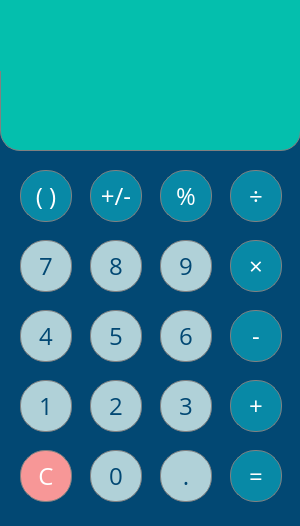
<?xml version="1.0" encoding="UTF-8"?>
<ui version="4.0">
 <class>MainWindow</class>
 <widget class="QMainWindow" name="MainWindow">
  <property name="geometry">
   <rect>
    <x>0</x>
    <y>0</y>
    <width>300</width>
    <height>526</height>
   </rect>
  </property>
  <property name="font">
   <font>
    <pointsize>20</pointsize>
   </font>
  </property>
  <property name="windowTitle">
   <string>MainWindow</string>
  </property>
  <property name="styleSheet">
   <string notr="true">QWidget {
 background-color: #024873;
}</string>
  </property>
  <widget class="QWidget" name="centralwidget">
   <widget class="QLabel" name="result_show">
    <property name="geometry">
     <rect>
      <x>0</x>
      <y>40</y>
      <width>301</width>
      <height>111</height>
     </rect>
    </property>
    <property name="font">
     <font>
      <pointsize>26</pointsize>
      <weight>50</weight>
      <bold>false</bold>
     </font>
    </property>
    <property name="styleSheet">
     <string notr="true">QLabel {
  qproperty-alignment: 'AlignVCenter | AlignRight';
  background-color: #04BFAD;
  color:#FFFFFF; 
  border: 1px solid gray;
  border-radius: 20px;
}</string>
    </property>
    <property name="text">
     <string/>
    </property>
   </widget>
   <widget class="QPushButton" name="pushButton_in">
    <property name="geometry">
     <rect>
      <x>20</x>
      <y>170</y>
      <width>52</width>
      <height>52</height>
     </rect>
    </property>
    <property name="font">
     <font>
      <family>Open Sans</family>
      <pointsize>18</pointsize>
      <weight>50</weight>
      <bold>false</bold>
     </font>
    </property>
    <property name="styleSheet">
     <string notr="true">QPushButton {
	color: white;
   border: 1px solid gray;
   background-color: #0889A6;
   border-radius:25px;
   max-width:50px;
   max-height:50px;
   min-width:50px;
  min-height:50px;

}
QPushButton:pressed {
    background-color: #F7E425;
}</string>
    </property>
    <property name="text">
     <string>( )</string>
    </property>
   </widget>
   <widget class="QPushButton" name="pushButton_change">
    <property name="geometry">
     <rect>
      <x>90</x>
      <y>170</y>
      <width>52</width>
      <height>52</height>
     </rect>
    </property>
    <property name="font">
     <font>
      <family>Open Sans</family>
      <pointsize>18</pointsize>
      <weight>50</weight>
      <bold>false</bold>
     </font>
    </property>
    <property name="styleSheet">
     <string notr="true">QPushButton {
	color: white;
   border: 1px solid gray;
   background-color: #0889A6;
   border-radius:25px;
   max-width:50px;
   max-height:50px;
   min-width:50px;
  min-height:50px;

}
QPushButton:pressed {
    background-color: #F7E425;
}</string>
    </property>
    <property name="text">
     <string>+/-</string>
    </property>
   </widget>
   <widget class="QPushButton" name="pushButton_percent">
    <property name="geometry">
     <rect>
      <x>160</x>
      <y>170</y>
      <width>52</width>
      <height>52</height>
     </rect>
    </property>
    <property name="font">
     <font>
      <family>Open Sans</family>
      <pointsize>18</pointsize>
      <weight>50</weight>
      <bold>false</bold>
     </font>
    </property>
    <property name="styleSheet">
     <string notr="true">QPushButton {
	color: white;
   border: 1px solid gray;
   background-color: #0889A6;
   border-radius:25px;
   max-width:50px;
   max-height:50px;
   min-width:50px;
  min-height:50px;

}
QPushButton:pressed {
    background-color: #F7E425;
}</string>
    </property>
    <property name="text">
     <string>%</string>
    </property>
   </widget>
   <widget class="QPushButton" name="pushButton_division">
    <property name="geometry">
     <rect>
      <x>230</x>
      <y>170</y>
      <width>52</width>
      <height>52</height>
     </rect>
    </property>
    <property name="font">
     <font>
      <family>Open Sans</family>
      <pointsize>18</pointsize>
      <weight>50</weight>
      <bold>false</bold>
     </font>
    </property>
    <property name="styleSheet">
     <string notr="true">QPushButton {
	color: white;
   border: 1px solid gray;
   background-color: #0889A6;
   border-radius:25px;
   max-width:50px;
   max-height:50px;
   min-width:50px;
  min-height:50px;

}
QPushButton:pressed {
    background-color: #F7E425;
}</string>
    </property>
    <property name="text">
     <string>÷</string>
    </property>
   </widget>
   <widget class="QPushButton" name="pushButton_mult">
    <property name="geometry">
     <rect>
      <x>230</x>
      <y>240</y>
      <width>52</width>
      <height>52</height>
     </rect>
    </property>
    <property name="font">
     <font>
      <family>Open Sans</family>
      <pointsize>18</pointsize>
      <weight>50</weight>
      <bold>false</bold>
     </font>
    </property>
    <property name="styleSheet">
     <string notr="true">QPushButton {
	color: white;
   border: 1px solid gray;
   background-color: #0889A6;
   border-radius:25px;
   max-width:50px;
   max-height:50px;
   min-width:50px;
  min-height:50px;

}
QPushButton:pressed {
    background-color: #F7E425;
}</string>
    </property>
    <property name="text">
     <string>×</string>
    </property>
   </widget>
   <widget class="QPushButton" name="pushButton_8">
    <property name="geometry">
     <rect>
      <x>90</x>
      <y>240</y>
      <width>52</width>
      <height>52</height>
     </rect>
    </property>
    <property name="font">
     <font>
      <family>Open Sans</family>
      <pointsize>18</pointsize>
      <weight>50</weight>
      <bold>false</bold>
     </font>
    </property>
    <property name="styleSheet">
     <string notr="true">QPushButton {
   color: #024873;
   border: 1px solid gray;
   background-color: #B0D1D8;
   border-radius:25px;
   max-width:50px;
   max-height:50px;
   min-width:50px;
  min-height:50px;

}
QPushButton:pressed {
    background-color: qlineargradient(x1: 0, y1: 0, x2: 0, y2: 1,
                                      stop: 0 #04BFAD, stop: 1 #04BFAD);
}</string>
    </property>
    <property name="text">
     <string>8</string>
    </property>
   </widget>
   <widget class="QPushButton" name="pushButton_7">
    <property name="geometry">
     <rect>
      <x>20</x>
      <y>240</y>
      <width>52</width>
      <height>52</height>
     </rect>
    </property>
    <property name="font">
     <font>
      <family>Open Sans</family>
      <pointsize>18</pointsize>
      <weight>50</weight>
      <bold>false</bold>
     </font>
    </property>
    <property name="styleSheet">
     <string notr="true">QPushButton {
   color: #024873;
   border: 1px solid gray;
   background-color: #B0D1D8;
   border-radius:25px;
   max-width:50px;
   max-height:50px;
   min-width:50px;
  min-height:50px;

}
QPushButton:pressed {
    background-color: qlineargradient(x1: 0, y1: 0, x2: 0, y2: 1,
                                      stop: 0 #04BFAD, stop: 1 #04BFAD);
}</string>
    </property>
    <property name="text">
     <string>7</string>
    </property>
   </widget>
   <widget class="QPushButton" name="pushButton_9">
    <property name="geometry">
     <rect>
      <x>160</x>
      <y>240</y>
      <width>52</width>
      <height>52</height>
     </rect>
    </property>
    <property name="font">
     <font>
      <family>Open Sans</family>
      <pointsize>18</pointsize>
      <weight>50</weight>
      <bold>false</bold>
     </font>
    </property>
    <property name="styleSheet">
     <string notr="true">QPushButton {
   color: #024873;
   border: 1px solid gray;
   background-color: #B0D1D8;
   border-radius:25px;
   max-width:50px;
   max-height:50px;
   min-width:50px;
  min-height:50px;

}
QPushButton:pressed {
    background-color: qlineargradient(x1: 0, y1: 0, x2: 0, y2: 1,
                                      stop: 0 #04BFAD, stop: 1 #04BFAD);
}</string>
    </property>
    <property name="text">
     <string>9</string>
    </property>
   </widget>
   <widget class="QPushButton" name="pushButton_sub">
    <property name="geometry">
     <rect>
      <x>230</x>
      <y>310</y>
      <width>52</width>
      <height>52</height>
     </rect>
    </property>
    <property name="font">
     <font>
      <family>Open Sans</family>
      <pointsize>18</pointsize>
      <weight>50</weight>
      <bold>false</bold>
     </font>
    </property>
    <property name="styleSheet">
     <string notr="true">QPushButton {
	color: white;
   border: 1px solid gray;
   background-color: #0889A6;
   border-radius:25px;
   max-width:50px;
   max-height:50px;
   min-width:50px;
  min-height:50px;

}
QPushButton:pressed {
    background-color: #F7E425;
}</string>
    </property>
    <property name="text">
     <string>-</string>
    </property>
   </widget>
   <widget class="QPushButton" name="pushButton_5">
    <property name="geometry">
     <rect>
      <x>90</x>
      <y>310</y>
      <width>52</width>
      <height>52</height>
     </rect>
    </property>
    <property name="font">
     <font>
      <family>Open Sans</family>
      <pointsize>18</pointsize>
      <weight>50</weight>
      <bold>false</bold>
     </font>
    </property>
    <property name="styleSheet">
     <string notr="true">QPushButton {
   color: #024873;
   border: 1px solid gray;
   background-color: #B0D1D8;
   border-radius:25px;
   max-width:50px;
   max-height:50px;
   min-width:50px;
  min-height:50px;

}
QPushButton:pressed {
    background-color: qlineargradient(x1: 0, y1: 0, x2: 0, y2: 1,
                                      stop: 0 #04BFAD, stop: 1 #04BFAD);
}</string>
    </property>
    <property name="text">
     <string>5</string>
    </property>
   </widget>
   <widget class="QPushButton" name="pushButton_4">
    <property name="geometry">
     <rect>
      <x>20</x>
      <y>310</y>
      <width>52</width>
      <height>52</height>
     </rect>
    </property>
    <property name="font">
     <font>
      <family>Open Sans</family>
      <pointsize>18</pointsize>
      <weight>50</weight>
      <bold>false</bold>
     </font>
    </property>
    <property name="styleSheet">
     <string notr="true">QPushButton {
   color: #024873;
   border: 1px solid gray;
   background-color: #B0D1D8;
   border-radius:25px;
   max-width:50px;
   max-height:50px;
   min-width:50px;
  min-height:50px;

}
QPushButton:pressed {
    background-color: qlineargradient(x1: 0, y1: 0, x2: 0, y2: 1,
                                      stop: 0 #04BFAD, stop: 1 #04BFAD);
}</string>
    </property>
    <property name="text">
     <string>4</string>
    </property>
   </widget>
   <widget class="QPushButton" name="pushButton_6">
    <property name="geometry">
     <rect>
      <x>160</x>
      <y>310</y>
      <width>52</width>
      <height>52</height>
     </rect>
    </property>
    <property name="font">
     <font>
      <family>Open Sans</family>
      <pointsize>18</pointsize>
      <weight>50</weight>
      <bold>false</bold>
     </font>
    </property>
    <property name="styleSheet">
     <string notr="true">QPushButton {
   color: #024873;
   border: 1px solid gray;
   background-color: #B0D1D8;
   border-radius:25px;
   max-width:50px;
   max-height:50px;
   min-width:50px;
  min-height:50px;

}
QPushButton:pressed {
    background-color: qlineargradient(x1: 0, y1: 0, x2: 0, y2: 1,
                                      stop: 0 #04BFAD, stop: 1 #04BFAD);
}</string>
    </property>
    <property name="text">
     <string>6</string>
    </property>
   </widget>
   <widget class="QPushButton" name="pushButton_add">
    <property name="geometry">
     <rect>
      <x>230</x>
      <y>380</y>
      <width>52</width>
      <height>52</height>
     </rect>
    </property>
    <property name="font">
     <font>
      <family>Open Sans</family>
      <pointsize>18</pointsize>
      <weight>50</weight>
      <bold>false</bold>
     </font>
    </property>
    <property name="styleSheet">
     <string notr="true">QPushButton {
	color: white;
   border: 1px solid gray;
   background-color: #0889A6;
   border-radius:25px;
   max-width:50px;
   max-height:50px;
   min-width:50px;
  min-height:50px;

}
QPushButton:pressed {
    background-color: #F7E425;
}</string>
    </property>
    <property name="text">
     <string>+</string>
    </property>
   </widget>
   <widget class="QPushButton" name="pushButton_2">
    <property name="geometry">
     <rect>
      <x>90</x>
      <y>380</y>
      <width>52</width>
      <height>52</height>
     </rect>
    </property>
    <property name="font">
     <font>
      <family>Open Sans</family>
      <pointsize>18</pointsize>
      <weight>50</weight>
      <bold>false</bold>
     </font>
    </property>
    <property name="styleSheet">
     <string notr="true">QPushButton {
   color: #024873;
   border: 1px solid gray;
   background-color: #B0D1D8;
   border-radius:25px;
   max-width:50px;
   max-height:50px;
   min-width:50px;
  min-height:50px;

}
QPushButton:pressed {
    background-color: qlineargradient(x1: 0, y1: 0, x2: 0, y2: 1,
                                      stop: 0 #04BFAD, stop: 1 #04BFAD);
}</string>
    </property>
    <property name="text">
     <string>2</string>
    </property>
   </widget>
   <widget class="QPushButton" name="pushButton_1">
    <property name="geometry">
     <rect>
      <x>20</x>
      <y>380</y>
      <width>52</width>
      <height>52</height>
     </rect>
    </property>
    <property name="font">
     <font>
      <family>Open Sans</family>
      <pointsize>18</pointsize>
      <weight>50</weight>
      <bold>false</bold>
     </font>
    </property>
    <property name="styleSheet">
     <string notr="true">QPushButton {
   color: #024873;
   border: 1px solid gray;
   background-color: #B0D1D8;
   border-radius:25px;
   max-width:50px;
   max-height:50px;
   min-width:50px;
  min-height:50px;

}
QPushButton:pressed {
    background-color: qlineargradient(x1: 0, y1: 0, x2: 0, y2: 1,
                                      stop: 0 #04BFAD, stop: 1 #04BFAD);
}</string>
    </property>
    <property name="text">
     <string>1</string>
    </property>
   </widget>
   <widget class="QPushButton" name="pushButton_3">
    <property name="geometry">
     <rect>
      <x>160</x>
      <y>380</y>
      <width>52</width>
      <height>52</height>
     </rect>
    </property>
    <property name="font">
     <font>
      <family>Open Sans</family>
      <pointsize>18</pointsize>
      <weight>50</weight>
      <bold>false</bold>
     </font>
    </property>
    <property name="styleSheet">
     <string notr="true">QPushButton {
   color: #024873;
   border: 1px solid gray;
   background-color: #B0D1D8;
   border-radius:25px;
   max-width:50px;
   max-height:50px;
   min-width:50px;
  min-height:50px;

}
QPushButton:pressed {
    background-color: qlineargradient(x1: 0, y1: 0, x2: 0, y2: 1,
                                      stop: 0 #04BFAD, stop: 1 #04BFAD);
}</string>
    </property>
    <property name="text">
     <string>3</string>
    </property>
   </widget>
   <widget class="QPushButton" name="pushButton_equal">
    <property name="geometry">
     <rect>
      <x>230</x>
      <y>450</y>
      <width>52</width>
      <height>52</height>
     </rect>
    </property>
    <property name="font">
     <font>
      <family>Open Sans</family>
      <pointsize>18</pointsize>
      <weight>50</weight>
      <bold>false</bold>
     </font>
    </property>
    <property name="styleSheet">
     <string notr="true">QPushButton {
	color: white;
   border: 1px solid gray;
   background-color: #0889A6;
   border-radius:25px;
   max-width:50px;
   max-height:50px;
   min-width:50px;
  min-height:50px;
}
QPushButton:pressed {
    background-color: #F7E425;
}</string>
    </property>
    <property name="text">
     <string>=</string>
    </property>
   </widget>
   <widget class="QPushButton" name="pushButton_0">
    <property name="geometry">
     <rect>
      <x>90</x>
      <y>450</y>
      <width>52</width>
      <height>52</height>
     </rect>
    </property>
    <property name="font">
     <font>
      <family>Open Sans</family>
      <pointsize>18</pointsize>
      <weight>50</weight>
      <bold>false</bold>
     </font>
    </property>
    <property name="styleSheet">
     <string notr="true">QPushButton {
   color: #024873;
   border: 1px solid gray;
   background-color: #B0D1D8;
   border-radius:25px;
   max-width:50px;
   max-height:50px;
   min-width:50px;
  min-height:50px;

}
QPushButton:pressed {
    background-color: qlineargradient(x1: 0, y1: 0, x2: 0, y2: 1,
                                      stop: 0 #04BFAD, stop: 1 #04BFAD);
}</string>
    </property>
    <property name="text">
     <string>0</string>
    </property>
   </widget>
   <widget class="QPushButton" name="pushButton_C">
    <property name="geometry">
     <rect>
      <x>20</x>
      <y>450</y>
      <width>52</width>
      <height>52</height>
     </rect>
    </property>
    <property name="font">
     <font>
      <family>Open Sans</family>
      <pointsize>18</pointsize>
      <weight>50</weight>
      <bold>false</bold>
     </font>
    </property>
    <property name="styleSheet">
     <string notr="true">QPushButton {
	color: white;
   border: 1px solid gray;
   background-color: #F79797;
   border-radius:25px;
   max-width:50px;
   max-height:50px;
   min-width:50px;
  min-height:50px;

}
QPushButton:pressed {
    background-color: #F25E5E;
}</string>
    </property>
    <property name="text">
     <string>C</string>
    </property>
   </widget>
   <widget class="QPushButton" name="pushButton_dot">
    <property name="geometry">
     <rect>
      <x>160</x>
      <y>450</y>
      <width>52</width>
      <height>52</height>
     </rect>
    </property>
    <property name="font">
     <font>
      <family>Open Sans</family>
      <pointsize>18</pointsize>
      <weight>50</weight>
      <bold>false</bold>
     </font>
    </property>
    <property name="styleSheet">
     <string notr="true">QPushButton {
   color: #024873;
   border: 1px solid gray;
   background-color: #B0D1D8;
   border-radius:25px;
   max-width:50px;
   max-height:50px;
   min-width:50px;
  min-height:50px;

}
QPushButton:pressed {
    background-color: qlineargradient(x1: 0, y1: 0, x2: 0, y2: 1,
                                      stop: 0 #04BFAD, stop: 1 #04BFAD);
}</string>
    </property>
    <property name="text">
     <string>.</string>
    </property>
   </widget>
   <widget class="QLabel" name="result_show_2">
    <property name="geometry">
     <rect>
      <x>0</x>
      <y>0</y>
      <width>301</width>
      <height>71</height>
     </rect>
    </property>
    <property name="font">
     <font>
      <pointsize>12</pointsize>
      <weight>50</weight>
      <bold>false</bold>
     </font>
    </property>
    <property name="styleSheet">
     <string notr="true">QLabel {
  qproperty-alignment: 'AlignVCenter | AlignRight';
  background-color: #04BFAD;
  color:#FFFFFF; 
}</string>
    </property>
    <property name="text">
     <string/>
    </property>
   </widget>
  </widget>
 </widget>
 <resources/>
 <connections/>
</ui>
